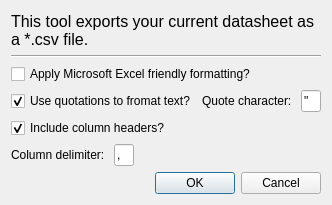
<?xml version="1.0" encoding="UTF-8"?>
<ui version="4.0">
 <class>Dialog</class>
 <widget class="QDialog" name="Dialog">
  <property name="geometry">
   <rect>
    <x>0</x>
    <y>0</y>
    <width>315</width>
    <height>205</height>
   </rect>
  </property>
  <property name="windowTitle">
   <string>CSV Export Tool</string>
  </property>
  <layout class="QVBoxLayout" name="verticalLayout">
   <item>
    <widget class="QLabel" name="label">
     <property name="font">
      <font>
       <pointsize>12</pointsize>
      </font>
     </property>
     <property name="text">
      <string>This tool exports your current datasheet as a *.csv file.</string>
     </property>
     <property name="wordWrap">
      <bool>true</bool>
     </property>
    </widget>
   </item>
   <item>
    <widget class="Line" name="line">
     <property name="orientation">
      <enum>Qt::Horizontal</enum>
     </property>
    </widget>
   </item>
   <item>
    <widget class="QCheckBox" name="excel_dialect_chkbox">
     <property name="text">
      <string>Apply Microsoft Excel friendly formatting?</string>
     </property>
    </widget>
   </item>
   <item>
    <layout class="QHBoxLayout" name="horizontalLayout_2">
     <item>
      <widget class="QCheckBox" name="quote_text_cells_chkbox">
       <property name="text">
        <string>Use quotations to fromat text?</string>
       </property>
       <property name="checked">
        <bool>true</bool>
       </property>
      </widget>
     </item>
     <item>
      <spacer name="horizontalSpacer_2">
       <property name="orientation">
        <enum>Qt::Horizontal</enum>
       </property>
       <property name="sizeHint" stdset="0">
        <size>
         <width>40</width>
         <height>20</height>
        </size>
       </property>
      </spacer>
     </item>
     <item>
      <widget class="QLabel" name="quotechar_lbl">
       <property name="text">
        <string>Quote character: </string>
       </property>
      </widget>
     </item>
     <item>
      <widget class="QLineEdit" name="quotechar_le">
       <property name="sizePolicy">
        <sizepolicy hsizetype="Fixed" vsizetype="Fixed">
         <horstretch>0</horstretch>
         <verstretch>0</verstretch>
        </sizepolicy>
       </property>
       <property name="maximumSize">
        <size>
         <width>20</width>
         <height>16777215</height>
        </size>
       </property>
       <property name="text">
        <string>&quot;</string>
       </property>
      </widget>
     </item>
    </layout>
   </item>
   <item>
    <widget class="QCheckBox" name="include_headers_chkbox">
     <property name="text">
      <string>Include column headers?</string>
     </property>
     <property name="checked">
      <bool>true</bool>
     </property>
    </widget>
   </item>
   <item>
    <layout class="QHBoxLayout" name="horizontalLayout">
     <item>
      <widget class="QLabel" name="delimter_lbl">
       <property name="text">
        <string>Column delimiter: </string>
       </property>
      </widget>
     </item>
     <item>
      <widget class="QLineEdit" name="delimeter_le">
       <property name="sizePolicy">
        <sizepolicy hsizetype="Fixed" vsizetype="Fixed">
         <horstretch>0</horstretch>
         <verstretch>0</verstretch>
        </sizepolicy>
       </property>
       <property name="maximumSize">
        <size>
         <width>20</width>
         <height>16777215</height>
        </size>
       </property>
       <property name="text">
        <string>,</string>
       </property>
      </widget>
     </item>
     <item>
      <spacer name="horizontalSpacer">
       <property name="orientation">
        <enum>Qt::Horizontal</enum>
       </property>
       <property name="sizeHint" stdset="0">
        <size>
         <width>40</width>
         <height>20</height>
        </size>
       </property>
      </spacer>
     </item>
    </layout>
   </item>
   <item>
    <widget class="QDialogButtonBox" name="buttonBox">
     <property name="orientation">
      <enum>Qt::Horizontal</enum>
     </property>
     <property name="standardButtons">
      <set>QDialogButtonBox::Cancel|QDialogButtonBox::Ok</set>
     </property>
    </widget>
   </item>
  </layout>
 </widget>
 <resources/>
 <connections>
  <connection>
   <sender>buttonBox</sender>
   <signal>accepted()</signal>
   <receiver>Dialog</receiver>
   <slot>accept()</slot>
   <hints>
    <hint type="sourcelabel">
     <x>224</x>
     <y>470</y>
    </hint>
    <hint type="destinationlabel">
     <x>157</x>
     <y>210</y>
    </hint>
   </hints>
  </connection>
  <connection>
   <sender>buttonBox</sender>
   <signal>rejected()</signal>
   <receiver>Dialog</receiver>
   <slot>reject()</slot>
   <hints>
    <hint type="sourcelabel">
     <x>268</x>
     <y>476</y>
    </hint>
    <hint type="destinationlabel">
     <x>274</x>
     <y>210</y>
    </hint>
   </hints>
  </connection>
 </connections>
</ui>
